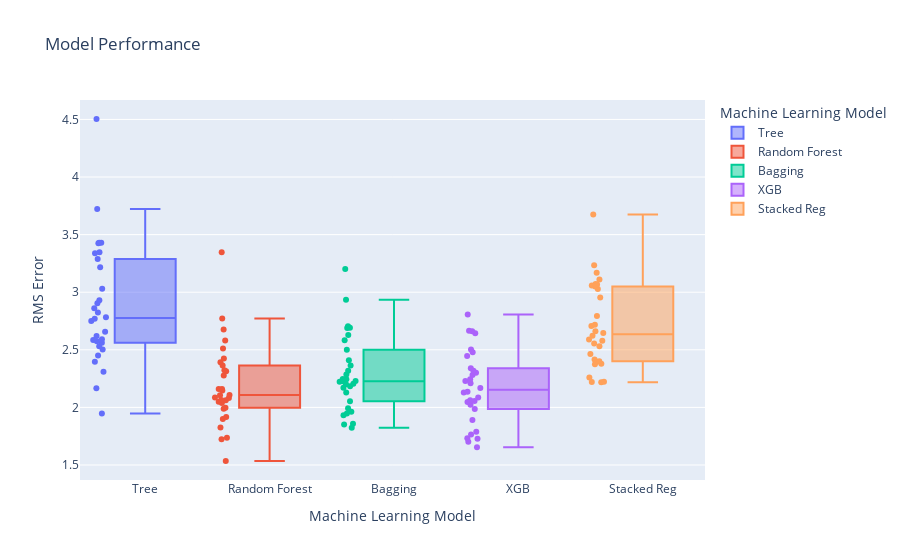

Write notebook code for a chart like this one.
### Code cell
# get the models to evaluate
models = base_models()
# evaluate the models and store results
results, names = list(), list() 

for name, model in models.items():
  scores = eval_models(model)
  results.append(scores)
  names.append(name)
  print('>%s %.3f (%.3f)' % (name, scores.mean(), scores.std()))

regressmod = pd.DataFrame(np.transpose(results), columns = ["Tree","Random Forest","Bagging","XGB","Stacked Reg"])
regressmod = pd.melt(regressmod.reset_index(), id_vars='index',value_vars=["Tree","Random Forest","Bagging","XGB","Stacked Reg"])
fig = px.box(regressmod, x="variable", y="value",color="variable",points='all',
labels={"variable": "Machine Learning Model",
        "value": "RMS Error"
        },title="Model Performance")
fig.show()
# fig.write_image("app/static/Boxplot_candidate.jpeg",engine="kaleido",format="png", width=1600, height=700, scale=0.75)
# fig.show()

### Figure 1 — Plotly figure (JSON) as saved in the notebook; plotly's stock layout.template omitted (floating-point values rounded to 4 significant figures)
{"data": [{"alignmentgroup": "True", "boxpoints": "all", "hovertemplate": "Machine Learning Model=%{x}<br>RMS Error=%{y}<extra></extra>", "legendgroup": "Tree", "marker": {"color": "#636efa"}, "name": "Tree", "notched": false, "offsetgroup": "Tree", "orientation": "v", "showlegend": true, "type": "box", "x": ["Tree", "Tree", "Tree", "Tree", "Tree", "Tree", "Tree", "Tree", "Tree", "Tree", "Tree", "Tree", "Tree", "Tree", "Tree", "Tree", "Tree", "Tree", "Tree", "Tree", "Tree", "Tree", "Tree", "Tree", "Tree", "Tree", "Tree", "Tree", "Tree", "Tree"], "x0": " ", "xaxis": "x", "y": [2.592, 2.824, 3.337, 4.504, 2.396, 3.029, 2.574, 3.426, 2.586, 2.31, 2.167, 2.861, 3.216, 2.929, 2.657, 2.749, 2.77, 3.43, 2.45, 3.43, 2.502, 1.947, 3.288, 3.724, 3.347, 2.531, 2.782, 2.904, 2.62, 2.562], "y0": " ", "yaxis": "y"}, {"alignmentgroup": "True", "boxpoints": "all", "hovertemplate": "Machine Learning Model=%{x}<br>RMS Error=%{y}<extra></extra>", "legendgroup": "Random Forest", "marker": {"color": "#EF553B"}, "name": "Random Forest", "notched": false, "offsetgroup": "Random Forest", "orientation": "v", "showlegend": true, "type": "box", "x": ["Random Forest", "Random Forest", "Random Forest", "Random Forest", "Random Forest", "Random Forest", "Random Forest", "Random Forest", "Random Forest", "Random Forest", "Random Forest", "Random Forest", "Random Forest", "Random Forest", "Random Forest", "Random Forest", "Random Forest", "Random Forest", "Random Forest", "Random Forest", "Random Forest", "Random Forest", "Random Forest", "Random Forest", "Random Forest", "Random Forest", "Random Forest", "Random Forest", "Random Forest", "Random Forest"], "x0": " ", "xaxis": "x", "y": [2.063, 2.425, 1.736, 3.348, 1.9, 2.16, 2.082, 2.676, 2.108, 1.535, 1.989, 2.581, 2.038, 1.996, 1.825, 2.16, 2.061, 2.771, 2.322, 2.049, 2.363, 1.724, 2.314, 2.392, 2.512, 2.277, 2.105, 2.147, 2.086, 1.917], "y0": " ", "yaxis": "y"}, {"alignmentgroup": "True", "boxpoints": "all", "hovertemplate": "Machine Learning Model=%{x}<br>RMS Error=%{y}<extra></extra>", "legendgroup": "Bagging", "marker": {"color": "#00cc96"}, "name": "Bagging", "notched": false, "offsetgroup": "Bagging", "orientation": "v", "showlegend": true, "type": "box", "x": ["Bagging", "Bagging", "Bagging", "Bagging", "Bagging", "Bagging", "Bagging", "Bagging", "Bagging", "Bagging", "Bagging", "Bagging", "Bagging", "Bagging", "Bagging", "Bagging", "Bagging", "Bagging", "Bagging", "Bagging", "Bagging", "Bagging", "Bagging", "Bagging", "Bagging", "Bagging", "Bagging", "Bagging", "Bagging", "Bagging"], "x0": " ", "xaxis": "x", "y": [1.961, 2.629, 1.85, 3.202, 2.054, 2.228, 2.171, 2.704, 2.201, 1.822, 2.246, 2.692, 2.317, 2.222, 1.947, 1.993, 2.206, 2.936, 2.226, 2.184, 2.688, 1.858, 2.5, 2.41, 2.582, 2.244, 2.13, 2.286, 2.364, 1.933], "y0": " ", "yaxis": "y"}, {"alignmentgroup": "True", "boxpoints": "all", "hovertemplate": "Machine Learning Model=%{x}<br>RMS Error=%{y}<extra></extra>", "legendgroup": "XGB", "marker": {"color": "#ab63fa"}, "name": "XGB", "notched": false, "offsetgroup": "XGB", "orientation": "v", "showlegend": true, "type": "box", "x": ["XGB", "XGB", "XGB", "XGB", "XGB", "XGB", "XGB", "XGB", "XGB", "XGB", "XGB", "XGB", "XGB", "XGB", "XGB", "XGB", "XGB", "XGB", "XGB", "XGB", "XGB", "XGB", "XGB", "XGB", "XGB", "XGB", "XGB", "XGB", "XGB", "XGB"], "x0": " ", "xaxis": "x", "y": [2.229, 2.478, 1.728, 2.665, 1.787, 1.985, 2.34, 2.806, 2.302, 1.702, 1.733, 2.023, 2.135, 2.169, 1.89, 2.063, 2.661, 2.504, 2.244, 2.054, 2.446, 1.653, 2.086, 2.318, 2.281, 2.128, 2.048, 2.643, 2.21, 1.765], "y0": " ", "yaxis": "y"}, {"alignmentgroup": "True", "boxpoints": "all", "hovertemplate": "Machine Learning Model=%{x}<br>RMS Error=%{y}<extra></extra>", "legendgroup": "Stacked Reg", "marker": {"color": "#FFA15A"}, "name": "Stacked Reg", "notched": false, "offsetgroup": "Stacked Reg", "orientation": "v", "showlegend": true, "type": "box", "x": ["Stacked Reg", "Stacked Reg", "Stacked Reg", "Stacked Reg", "Stacked Reg", "Stacked Reg", "Stacked Reg", "Stacked Reg", "Stacked Reg", "Stacked Reg", "Stacked Reg", "Stacked Reg", "Stacked Reg", "Stacked Reg", "Stacked Reg", "Stacked Reg", "Stacked Reg", "Stacked Reg", "Stacked Reg", "Stacked Reg", "Stacked Reg", "Stacked Reg", "Stacked Reg", "Stacked Reg", "Stacked Reg", "Stacked Reg", "Stacked Reg", "Stacked Reg", "Stacked Reg", "Stacked Reg"], "x0": " ", "xaxis": "x", "y": [2.397, 3.071, 2.378, 3.675, 2.578, 2.66, 2.588, 3.11, 2.555, 2.26, 2.217, 3.17, 2.221, 2.646, 2.4, 2.706, 3.051, 2.717, 3.028, 2.223, 3.066, 2.464, 2.375, 2.622, 2.954, 2.793, 2.416, 3.233, 3.059, 2.531], "y0": " ", "yaxis": "y"}], "layout": {"boxmode": "overlay", "legend": {"title": {"text": "Machine Learning Model"}, "tracegroupgap": 0}, "title": {"text": "Model Performance"}, "xaxis": {"anchor": "y", "categoryarray": ["Tree", "Random Forest", "Bagging", "XGB", "Stacked Reg"], "categoryorder": "array", "domain": [0, 1], "title": {"text": "Machine Learning Model"}}, "yaxis": {"anchor": "x", "domain": [0, 1], "title": {"text": "RMS Error"}}}}
